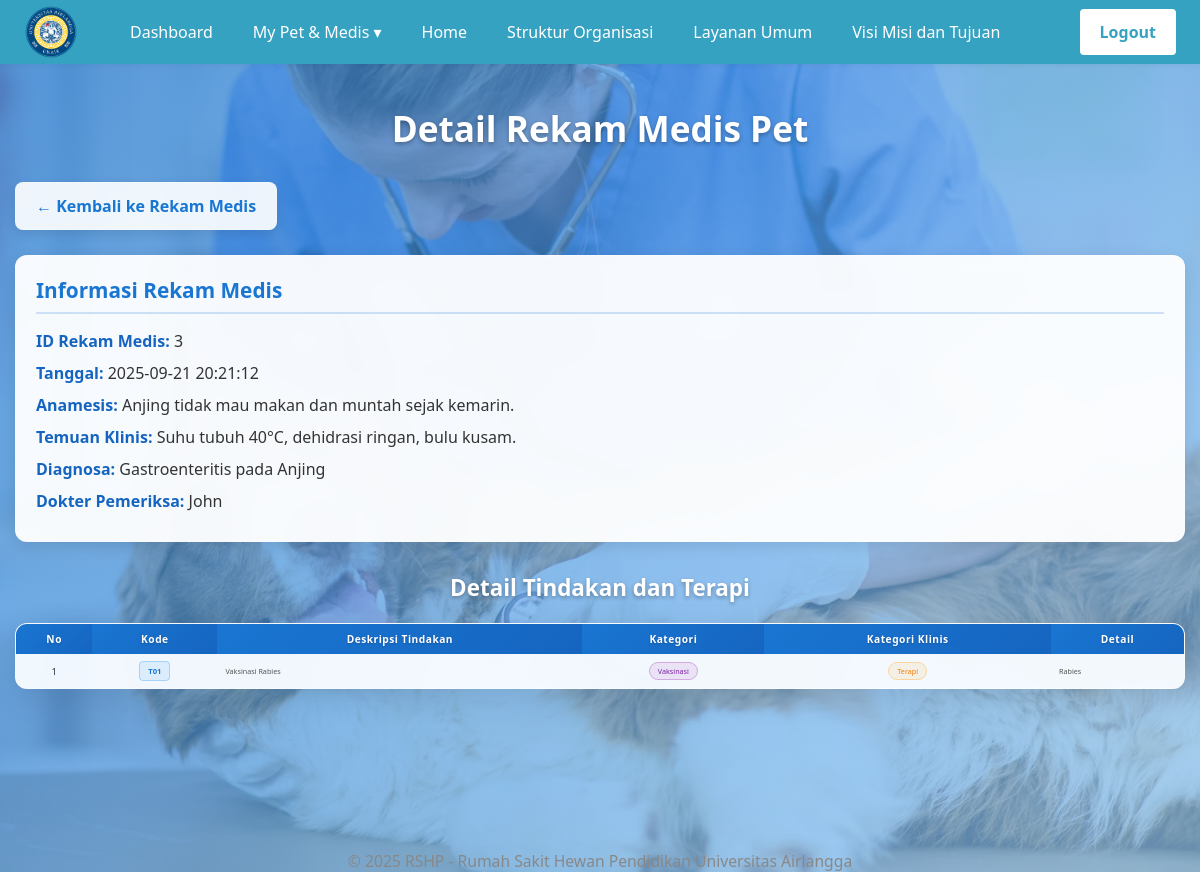
/roles/pemilik/DetailRekamMedisPemilikView.php?idrekam_medis=3 (signed in), run on the app's committed database.
### tables this page shows
CREATE TABLE `rekam_medis` (
  `idrekam_medis` int NOT NULL,
  `idreservasi_dokter` int NOT NULL,
  `created_at` timestamp NULL DEFAULT NULL,
  `anamesis` varchar(1000) DEFAULT NULL,
  `temuan_klinis` varchar(1000) DEFAULT NULL,
  `diagnosa` varchar(1000) DEFAULT NULL,
  `dokter_pemeriksa` int NOT NULL
);

CREATE TABLE `user` (
  `iduser` bigint NOT NULL,
  `nama` varchar(500) NOT NULL,
  `email` varchar(200) NOT NULL,
  `password` varchar(300) NOT NULL
);

CREATE TABLE `detail_rekam_medis` (
  `iddetail_rekam_medis` int NOT NULL,
  `idrekam_medis` int NOT NULL,
  `idkode_tindakan_terapi` int NOT NULL,
  `detail` varchar(1000) DEFAULT NULL
);

CREATE TABLE `kode_tindakan_terapi` (
  `idkode_tindakan_terapi` int NOT NULL,
  `kode` varchar(5) DEFAULT NULL,
  `deskripsi_tindakan_terapi` varchar(1000) DEFAULT NULL,
  `idkategori` int NOT NULL,
  `idkategori_klinis` int NOT NULL
);

CREATE TABLE `kategori` (
  `idkategori` int NOT NULL,
  `nama_kategori` varchar(100) DEFAULT NULL
);

CREATE TABLE `kategori_klinis` (
  `idkategori_klinis` int NOT NULL,
  `nama_kategori_klinis` varchar(50) DEFAULT NULL
);

### controllers/RekamMedisPemilikController.php (called while the page is built, shortened)
<?php
require_once __DIR__ . '/../models/RekamMedis.php';
require_once __DIR__ . '/../models/DetailRekamMedis.php';
class RekamMedisPemilikController {
    private $rekamMedisModel;
    private $detailModel;
    public function __construct() {
        $this->rekamMedisModel = new RekamMedis();
        $this->detailModel = new DetailRekamMedis();
    }
    public function getDetailRekamMedis($idrekam_medis) {
        return $this->detailModel->getAllByRekamMedis($idrekam_medis);
    }
    public function show($idrekam_medis) {
        return $this->rekamMedisModel->getById($idrekam_medis);
    }
}

### databases/koneksi.php (called while the page is built, shortened)
<?php
class Database {
	private $host;
	private $user;
	private $pass;
	private $db;
	private $conn;
	public function __construct(
		$host = 'localhost',
		$user = 'root',
		$pass = '',
		$db   = 'kuliah_wf_2025'
	) {
		$this->host = $host;
		$this->user = $user;
		$this->pass = $pass;
		$this->db   = $db;
	}
	private function connect() {
		$this->conn = new mysqli($this->host, $this->user, $this->pass, $this->db);
	}
	public function select($query, $params = [], $types = '') {
		$stmt = $this->conn->prepare($query);
		if ($params && $types) {
			$stmt->bind_param($types, ...$params);
		}
		$stmt->execute();
		$result = $stmt->get_result();
		$data = $result ? $result->fetch_all(MYSQLI_ASSOC) : [];
		return $data;
	}
	public function closeConnection() {
		if ($this->conn) {
			$this->conn = null;
		}
	}
}
?>

### models/RekamMedis.php (called while the page is built, shortened)
<?php
require_once __DIR__ . '/../databases/koneksi.php';
class RekamMedis {
	public function getById($idrekam_medis) {
		$db = new Database();
		$sql = "SELECT rm.*, u.nama as nama_dokter
				FROM rekam_medis rm
				LEFT JOIN role_user ru ON rm.dokter_pemeriksa = ru.idrole_user
				LEFT JOIN user u ON ru.iduser = u.iduser
				WHERE rm.idrekam_medis = ?";
		return $db->select($sql, [$idrekam_medis], 'i');
	}
}

### models/DetailRekamMedis.php (called while the page is built, shortened)
<?php
require_once __DIR__ . '/../databases/koneksi.php';
class DetailRekamMedis {
    public function getAllByRekamMedis($idrekam_medis) {
        $db = new Database();
        $sql = "SELECT * FROM detail_rekam_medis WHERE idrekam_medis = ?";
        return $db->select($sql, [$idrekam_medis], 'i');
    }
}

### models/KodeTindakanTerapi.php (called while the page is built, shortened)
<?php
require_once __DIR__ . '/../databases/koneksi.php';
class KodeTindakanTerapi {
	public static function getById($idkode_tindakan_terapi) {
		$db = new Database();
		$sql = "SELECT * FROM kode_tindakan_terapi WHERE idkode_tindakan_terapi = ?";
		$result = $db->select($sql, [$idkode_tindakan_terapi], 'i');
		return $result ? $result[0] : null;
	}
}

### models/Kategori.php (called while the page is built, shortened)
<?php
require_once __DIR__ . '/../databases/koneksi.php';
class Kategori
{
	public static function getById($idkategori)
	{
		$db = new Database();
		$sql = "SELECT * FROM kategori WHERE idkategori = ?";
		$result = $db->select($sql, [$idkategori], 'i');
		return $result ? $result[0] : null;
	}
}

### models/KategoriKlinis.php (called while the page is built, shortened)
<?php
require_once __DIR__ . '/../databases/koneksi.php';
class KategoriKlinis {
    public static function getById($idkategori_klinis) {
        $db = new Database();
        $sql = "SELECT * FROM kategori_klinis WHERE idkategori_klinis = ?";
        $result = $db->select($sql, [$idkategori_klinis], 'i');
        return $result ? $result[0] : null;
    }
}

### roles/pemilik/DetailRekamMedisPemilikView.php (the view, shortened to what this page needs)
<?php
require_once __DIR__ . '/../../controllers/RekamMedisPemilikController.php';
require_once __DIR__ . '/../../models/KodeTindakanTerapi.php';
require_once __DIR__ . '/../../models/Kategori.php';
require_once __DIR__ . '/../../models/KategoriKlinis.php';
include('../../views/partials/menu.php');
$idrekam_medis = $_GET['idrekam_medis'] ?? '';
$controller = new RekamMedisPemilikController();
$rekamMedis = $controller->show($idrekam_medis);
$details = $controller->getDetailRekamMedis($idrekam_medis);
?>
<!DOCTYPE html>
<html lang="id">
<head>
    <link rel="stylesheet" href="../../assets/css/rekam_medis_pemilik.css">
</head>
<body>
    <div class="rekam-medis-container">
        <h2 class="rekam-medis-title">Detail Rekam Medis Pet</h2>
        <a href="RekamMedisPemilikView.php" class="tambah-rekammedis-btn">&larr; Kembali ke Rekam Medis</a>
        <div class="detail-info-card">
            <h3>Informasi Rekam Medis</h3>
            <p><strong>ID Rekam Medis:</strong> <?= htmlspecialchars($rekamMedis[0]['idrekam_medis']) ?></p>
            <p><strong>Tanggal:</strong> <?= htmlspecialchars($rekamMedis[0]['created_at']) ?></p>
            <p><strong>Anamesis:</strong> <?= htmlspecialchars($rekamMedis[0]['anamesis']) ?></p>
            <p><strong>Temuan Klinis:</strong> <?= htmlspecialchars($rekamMedis[0]['temuan_klinis']) ?></p>
            <p><strong>Diagnosa:</strong> <?= htmlspecialchars($rekamMedis[0]['diagnosa']) ?></p>
            <p><strong>Dokter Pemeriksa:</strong> <?= htmlspecialchars($rekamMedis[0]['nama_dokter'] ?? 'Tidak diketahui') ?></p>
        </div>
        <div class="therapy-section">
            <h3>Detail Tindakan dan Terapi</h3>
        <?php if (empty($details)): ?>
            <div class="msg-error">Belum ada detail tindakan untuk rekam medis ini.</div>
        <?php else: ?>
            <table class="rekam-medis-table">
                <tr>
                    <th>No</th>
                    <th>Kode</th>
                    <th>Deskripsi Tindakan</th>
                    <th>Kategori</th>
                    <th>Kategori Klinis</th>
                    <th>Detail</th>
                </tr>
                <?php
                $no = 1;
                foreach ($details as $detail):
                    $tindakan = KodeTindakanTerapi::getById($detail['idkode_tindakan_terapi']);
                    $kategori = $tindakan ? Kategori::getById($tindakan['idkategori']) : null;
                    $klinis = $tindakan ? KategoriKlinis::getById($tindakan['idkategori_klinis']) : null;
                ?>
                <tr>
                    <td><?= $no++ ?></td>
                    <td><span class="therapy-code"><?= htmlspecialchars($tindakan ? $tindakan['kode'] : '-') ?></span></td>
                    <td><div class="medical-text" title="<?= htmlspecialchars($tindakan ? $tindakan['deskripsi_tindakan_terapi'] : '-') ?>"><?= htmlspecialchars($tindakan ? $tindakan['deskripsi_tindakan_terapi'] : '-') ?></div></td>
                    <td><span class="category-badge"><?= htmlspecialchars($kategori ? $kategori['nama_kategori'] : '-') ?></span></td>
                    <td><span class="clinical-category-badge"><?= htmlspecialchars($klinis ? $klinis['nama_kategori_klinis'] : '-') ?></span></td>
                    <td><div class="medical-text" title="<?= htmlspecialchars($detail['detail']) ?>"><?= htmlspecialchars($detail['detail']) ?></div></td>
                </tr>
                <?php endforeach; ?>
            </table>
        <?php endif; ?>
        </div>
    </div>
    <?php include('../../views/partials/footer.php'); ?>
</body>
</html>

### assets/css/rekam_medis_pemilik.css (style rules this page uses)
body { font-family: 'Segoe UI', Tahoma, Geneva, Verdana, sans-serif; margin: 0; padding: 0; background: linear-gradient(135deg, rgba(25, 118, 210, 0.7) 0%, rgba(144, 202, 249, 0.7) 100%), url('../img/petCare.webp') center center; background-size: cover; background-attachment: fixed; background-repeat: no-repeat; min-height: 100vh; }
.rekam-medis-container { max-width: 1400px; margin: 0 auto; padding: 30px 20px; min-height: calc(100vh - 120px); }
.rekam-medis-title { font-size: 2.2em; color: #ffffff; text-align: center; margin: 20px 0 30px 0; font-weight: 700; text-shadow: 0 2px 4px rgba(0,0,0,0.3); }
.tambah-rekammedis-btn { display: inline-block; background: rgba(255, 255, 255, 0.9); color: #1976D2; padding: 12px 20px; border-radius: 8px; text-decoration: none; font-weight: 600; margin-bottom: 25px; transition: all 0.3s ease; box-shadow: 0 4px 12px rgba(0,0,0,0.1); backdrop-filter: blur(10px); border: 1px solid rgba(255, 255, 255, 0.2); }
.rekam-medis-table { width: 100%; background: rgba(255, 255, 255, 0.95); border-radius: 12px; overflow: hidden; box-shadow: 0 8px 32px rgba(0,0,0,0.1); backdrop-filter: blur(10px); border: 1px solid rgba(255, 255, 255, 0.2); border-collapse: collapse; margin-top: 20px; }
.rekam-medis-table th { background: linear-gradient(135deg, #1976D2, #1565C0); color: #ffffff; padding: 16px 8px; text-align: center; font-weight: 600; font-size: 0.85em; letter-spacing: 0.5px; border: none; text-shadow: 0 1px 2px rgba(0,0,0,0.2); }
.rekam-medis-table td { padding: 12px 8px; text-align: center; border-bottom: 1px solid rgba(25, 118, 210, 0.1); color: #333; font-size: 0.8em; border: none; vertical-align: middle; }
.rekam-medis-table tr:nth-child(even) { background: rgba(227, 242, 253, 0.3); }
.rekam-medis-table tr:last-child td { border-bottom: none; }
.medical-text { max-width: 150px; overflow: hidden; text-overflow: ellipsis; white-space: nowrap; font-size: 0.75em; color: #555; text-align: left; padding: 4px; }
.detail-info-card { background: rgba(255, 255, 255, 0.95); border-radius: 12px; padding: 20px; margin-bottom: 25px; box-shadow: 0 4px 16px rgba(0,0,0,0.1); backdrop-filter: blur(10px); border: 1px solid rgba(255, 255, 255, 0.2); }
.detail-info-card h3 { color: #1976D2; margin-top: 0; margin-bottom: 15px; font-size: 1.3em; font-weight: 600; border-bottom: 2px solid rgba(25, 118, 210, 0.2); padding-bottom: 8px; }
.detail-info-card p { margin: 8px 0; line-height: 1.5; color: #333; }
.detail-info-card strong { color: #1565C0; font-weight: 600; }
.therapy-section { margin-top: 30px; }
.therapy-section h3 { color: #ffffff; font-size: 1.4em; font-weight: 600; text-shadow: 0 2px 4px rgba(0,0,0,0.3); margin-bottom: 20px; text-align: center; }
.therapy-code { background: rgba(33, 150, 243, 0.1); color: #1976d2; padding: 4px 8px; border-radius: 4px; font-weight: 600; font-size: 0.8em; border: 1px solid rgba(33, 150, 243, 0.3); }
.category-badge { background: rgba(156, 39, 176, 0.1); color: #7b1fa2; padding: 3px 8px; border-radius: 12px; font-size: 0.75em; font-weight: 500; border: 1px solid rgba(156, 39, 176, 0.3); }
.clinical-category-badge { background: rgba(255, 152, 0, 0.1); color: #f57c00; padding: 3px 8px; border-radius: 12px; font-size: 0.75em; font-weight: 500; border: 1px solid rgba(255, 152, 0, 0.3); }
@media (max-width: 1200px) { .rekam-medis-container { padding: 20px 15px; } }
@media (max-width: 1200px) { .rekam-medis-table { font-size: 0.75em; } }
@media (max-width: 1200px) { .rekam-medis-table th, .rekam-medis-table td { padding: 8px 4px; } }
@media (max-width: 1200px) { .medical-text { max-width: 100px; } }
.rekam-medis-table tr { animation: fadeInUp 0.5s ease forwards; }
.rekam-medis-table tr:nth-child(1) { animation-delay: 0.1s; }
.rekam-medis-table tr:nth-child(2) { animation-delay: 0.15s; }
.detail-info-card { animation: fadeInUp 0.6s ease forwards; }
.rekam-medis-table::before { content: ''; position: absolute; top: 0; left: 0; right: 0; bottom: 0; background: linear-gradient(45deg, rgba(255,255,255,0.1), rgba(255,255,255,0.05)); pointer-events: none; border-radius: 12px; }
.rekam-medis-table { position: relative; }

### data on the page
rekam_medis: idrekam_medis "3", created_at "2025-09-21 20:21:12", anamesis "Anjing tidak mau makan dan muntah sejak kemarin.", temuan_klinis "Suhu tubuh 40°C, dehidrasi ringan, bulu kusam.", diagnosa "Gastroenteritis pada Anjing", user.nama "John"
detail_rekam_medis: idkode_tindakan_terapi.kode "T01", idkode_tindakan_terapi.deskripsi_tindakan_terapi "Vaksinasi Rabies", kategori.nama_kategori "Vaksinasi", kategori_klinis.nama_kategori_klinis "Terapi", detail "Rabies"
